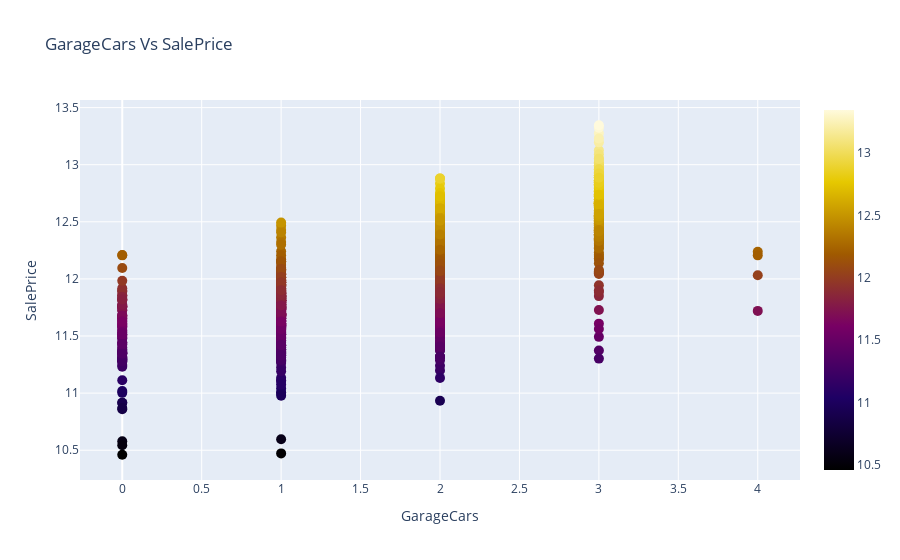

Source (notebook cell):
### Markdown cell above
***I log transform the SalePrice for more clear linear relationship in case of the plots below: ***

### Code cell
'''Scatter plot of GarageCars Vs SalePrice'''
scatter_plot(train.GarageCars, np.log(train.SalePrice), 'GarageCars Vs SalePrice', 'GarageCars', 'SalePrice', 10, 
             'Electric')

### Figure 1 — Plotly figure (JSON) as saved in the notebook; plotly's stock layout.template omitted (floating-point values rounded to 4 significant figures; data arrays with more than 128 entries replaced by an {"elided": "..."} marker saying what was removed)
{"data": [{"marker": {"color": {"elided": "1438 float values"}, "colorscale": [[0, "rgb(0,0,0)"], [0.2, "rgb(30,0,100)"], [0.4, "rgb(120,0,100)"], [0.6, "rgb(160,90,0)"], [0.8, "rgb(230,200,0)"], [1, "rgb(255,250,220)"]], "showscale": true, "size": 10}, "mode": "markers", "type": "scatter", "x": {"elided": "1438 int values"}, "y": {"elided": "1438 float values"}}], "layout": {"hovermode": "closest", "title": {"text": "GarageCars Vs SalePrice"}, "xaxis": {"title": {"text": "GarageCars"}}, "yaxis": {"title": {"text": "SalePrice"}}}}
